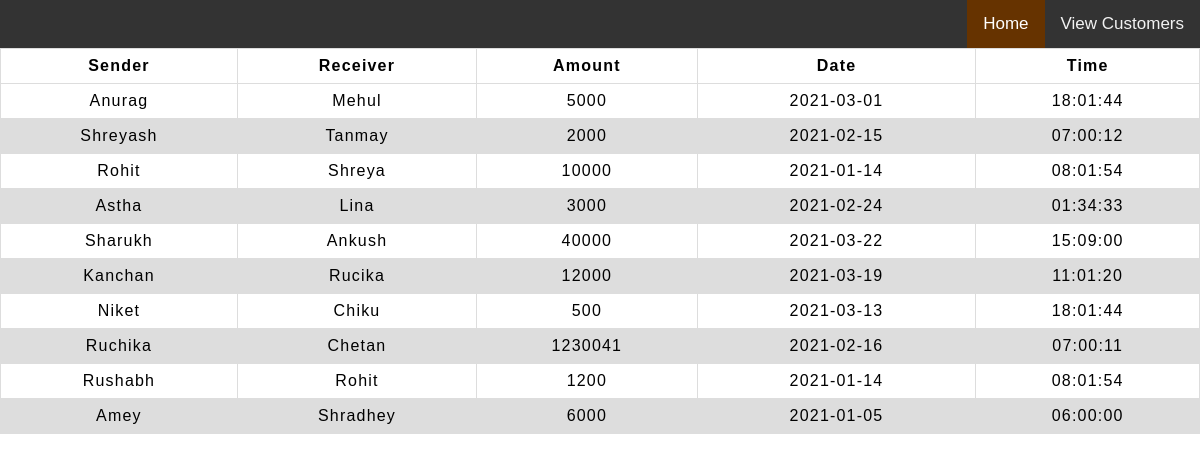
The page /transactionhistory.php on the database its author committed.
### tables this page shows
CREATE TABLE `transaction` (
  `sno.` int(11) NOT NULL,
  `sender` varchar(20) NOT NULL,
  `receiver` varchar(20) NOT NULL,
  `Amount` int(11) NOT NULL,
  `date` date NOT NULL,
  `time` time NOT NULL
);

### transactionhistory.php (the view, shortened to what this page needs)
<!DOCTYPE html>
<html>
<head>
    <link rel="stylesheet" type="text/css" href="table.css">
    <link rel="stylesheet" type="text/css" href="style.css">
    <link rel="stylesheet" type="text/css" href="nevbar.css">
</head>
<body>
    <div class="topnav" id="myTopnav">
        <a href="transfermoney.php">View Customers</a>
        <a href="index.php" class="active">Home</a>
    </div>
    <table>
        <thead>
            <tr>
                <th>Sender</th>
                <th>Receiver</th>
                <th>Amount</th>
                <th>Date</th>
                <th>Time</th>
            </tr>
        </thead>
        <tbody>
            <?php
            include 'config.php';
            $sql = "select * from transaction";
            $query = mysqli_query($conn, $sql);
            while ($rows = mysqli_fetch_assoc($query)) {
            ?>
                <tr>
                    <td class="py-2"><?php echo $rows['sender']; ?></td>
                    <td class="py-2"><?php echo $rows['receiver']; ?></td>
                    <td class="py-2"><?php echo $rows['Amount']; ?> </td>
                    <td class="py-2"><?php echo $rows['date']; ?> </td>
                    <td class="py-2"><?php echo $rows['time']; ?> </td>
                <?php
            }
                ?>
        </tbody>
    </table>
</body>
</html>

### css/table.css (style rules this page uses)
* { padding: 0; margin: 0; box-sizing: border-box; font-family: sans-serif; }
table { letter-spacing: 1.2px; }
td { text-align: center; }

### css/style.css (style rules this page uses)
* { padding: 0; margin: 0; box-sizing: border-box; font-family: sans-serif; }

### css/nevbar.css (style rules this page uses)
* { margin: 0; font-family: Arial, Helvetica, sans-serif; }
.topnav { overflow: hidden; background-color: #333; }
.topnav a { float: right; display: block; color: #f2f2f2; text-align: center; padding: 14px 16px; text-decoration: none; font-size: 17px; }
.topnav a.active { background-color: #663300; color: white; }

### transactionhistory.php (style rules this page uses)
body { text-align: center; }
table { font-family: arial, sans-serif; border-collapse: collapse; width: 100%; }
td, th, tr { border: 1px solid #dddddd; text-align: center; padding: 8px; }
tr:nth-child(even) { background-color: #dddddd; }

### rows shown on the page
transaction: sender "Anurag", receiver "Mehul", Amount "5000", date "2021-03-01", time "18:01:44"
transaction: sender "Shreyash", receiver "Tanmay", Amount "2000", date "2021-02-15", time "07:00:12"
transaction: sender "Rohit", receiver "Shreya", Amount "10000", date "2021-01-14", time "08:01:54"
transaction: sender "Astha", receiver "Lina", Amount "3000", date "2021-02-24", time "01:34:33"
transaction: sender "Sharukh", receiver "Ankush", Amount "40000", date "2021-03-22", time "15:09:00"
transaction: sender "Kanchan", receiver "Rucika", Amount "12000", date "2021-03-19", time "11:01:20"
transaction: sender "Niket", receiver "Chiku", Amount "500", date "2021-03-13", time "18:01:44"
transaction: sender "Ruchika", receiver "Chetan", Amount "1230041", date "2021-02-16", time "07:00:11"
transaction: sender "Rushabh", receiver "Rohit", Amount "1200", date "2021-01-14", time "08:01:54"
transaction: sender "Amey", receiver "Shradhey", Amount "6000", date "2021-01-05", time "06:00:00"
